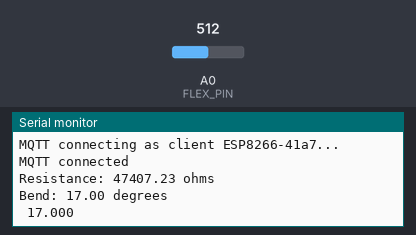
Recording of a sketch running on a simulated ESP8266 (NodeMCU). Parts: the last lines printed to the serial monitor. The test bench sets the inputs (shaded band); at power-on: A0 (FLEX_PIN) = 512. WiFi joins after 1.5 s; servers stay silent unless stated; random numbers use the default seed unless the sketch sets one; no MQTT or app messages arrive unless stated.

Above: at 2.7 s.
2.8 s: A0 (FLEX_PIN) set to 349
At 4.3 s:
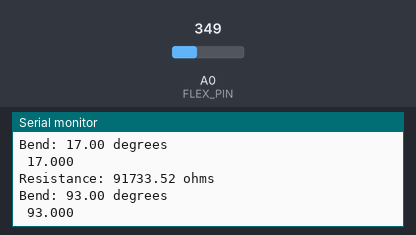
4.9 s: A0 (FLEX_PIN) set to 332
At 5.5 s:
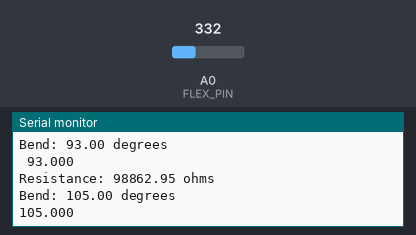
Timing chart, 0 to 7.9 s (numbered marks = the images above; inputs shaded):
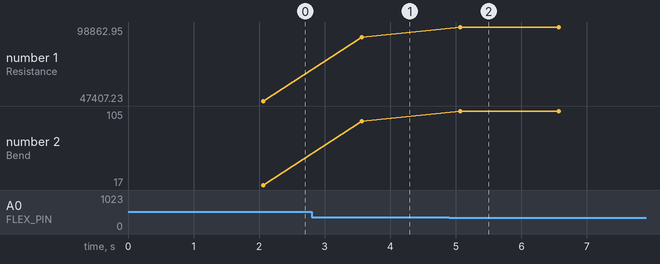

The sketch:

Sensing_Flex_from_ESP32.ino
```cpp
#include <ESP8266WiFi.h>
#include <PubSubClient.h>

#define MAX_MSG_LEN (128)

// Wifi configuration
const char* ssid = "Meghana";
const char* password = "4eustchlan4";

const char *serverHostname = "test.mosquitto.org";
const char *topic = "flex_values";

const int FLEX_PIN = A0;
const float VCC = 4.98;
const float R_DIV = 47500.0;

const float STRAIGHT_RESISTANCE = 37300.0;
const float BEND_RESISTANCE = 90000.0;

char flex[10];

WiFiClient espClient;
PubSubClient client(espClient);

void setup() {

  Serial.begin(115200);
  pinMode(FLEX_PIN, INPUT);
  connectWifi();
  client.setServer(serverHostname, 1883);
  //client.setCallback(callback);
}

void loop() {
    if (!client.connected()) {
      connectMQTT();
    }
    // this is ESSENTIAL!
    client.loop();
    // idle
    delay(500);

    int flexADC = analogRead(FLEX_PIN);
    float flexV = flexADC * VCC / 1023.0;
    float flexR = R_DIV * (VCC / flexV - 1.0);
    Serial.println("Resistance: " + String(flexR) + " ohms");
    float angle = map(flexR, STRAIGHT_RESISTANCE, BEND_RESISTANCE, 0, 90.0); Serial.println("Bend: " + String(angle) + " degrees");
    dtostrf(angle,7, 3,flex);
    Serial.print(flex);
    client.publish(topic,flex);
    Serial.println();
    delay(1000);
}

void connectWifi() {
  delay(10);
  // Connecting to a WiFi network
  Serial.printf("\nConnecting to %s\n", ssid);
  WiFi.begin(ssid, password);
  while (WiFi.status() != WL_CONNECTED) {
    delay(250);
    Serial.print(".");
  }
  Serial.println("");
  Serial.print("WiFi connected on IP address ");
  Serial.println(WiFi.localIP());
}

void connectMQTT() {
  while (!client.connected()) {
    String clientId = "ESP8266-";
    clientId += String(random(0xffff), HEX);
    Serial.printf("MQTT connecting as client %s...\n", clientId.c_str());
    if (client.connect(clientId.c_str())) {
      Serial.println("MQTT connected");
      client.subscribe(topic);
      //client.publish(topic, "hello from ESP8266");
    } else {
      Serial.printf("MQTT failed, state %s, retrying...\n", client.state());
      delay(2500);
    }
  }
}
```

Measured:
- the behaviour switches between 340 and 339 on A0 (FLEX_PIN) (found by bisection; images 1 and 2)
- after the input at 2.8 s, the serial monitor: prints a new line after 0.77 s (image 1)
- after the input at 4.9 s, the serial monitor: prints a new line after 0.17 s (image 2)
- plotted number 1: 47407.23 → 91733.52 after the input at 2.8 s, 91733.52 → 98862.95 after the input at 4.9 s
- plotted number 2: 17 → 93 after the input at 2.8 s, 93 → 105 after the input at 4.9 s
